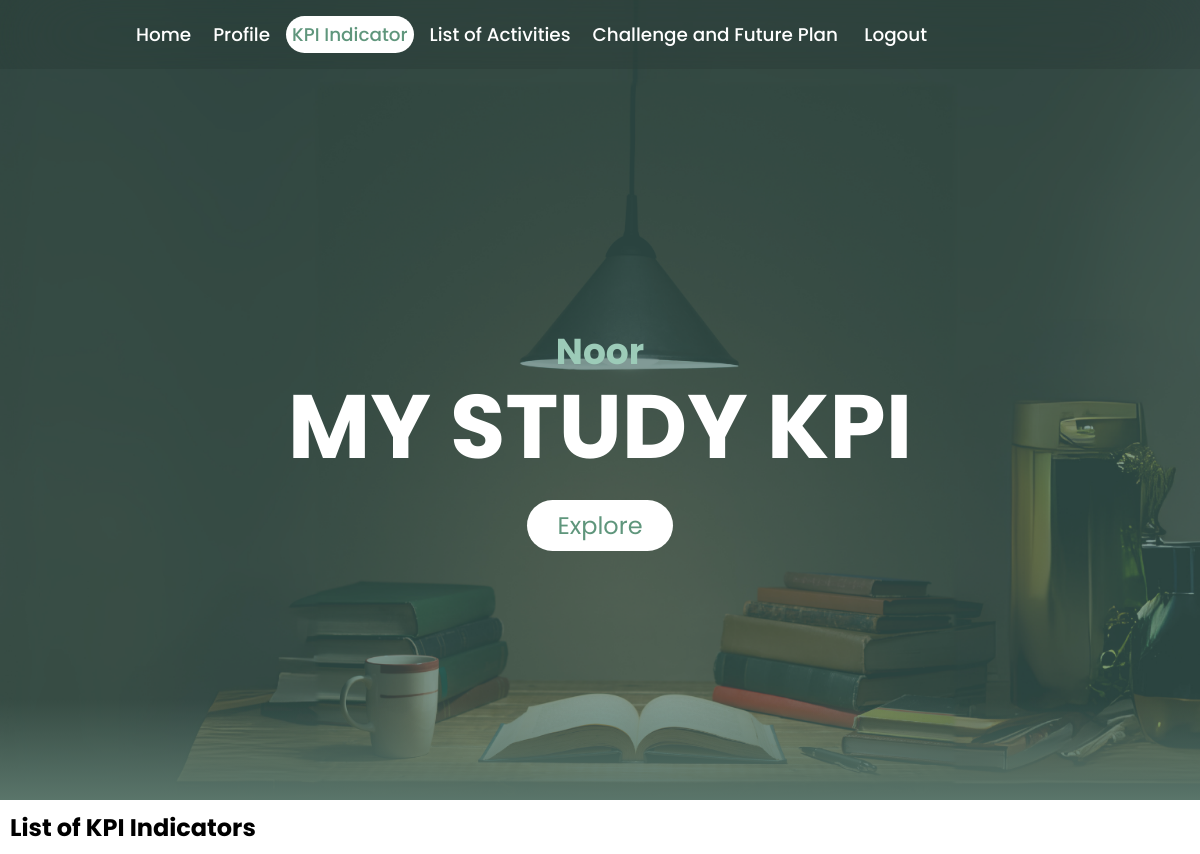
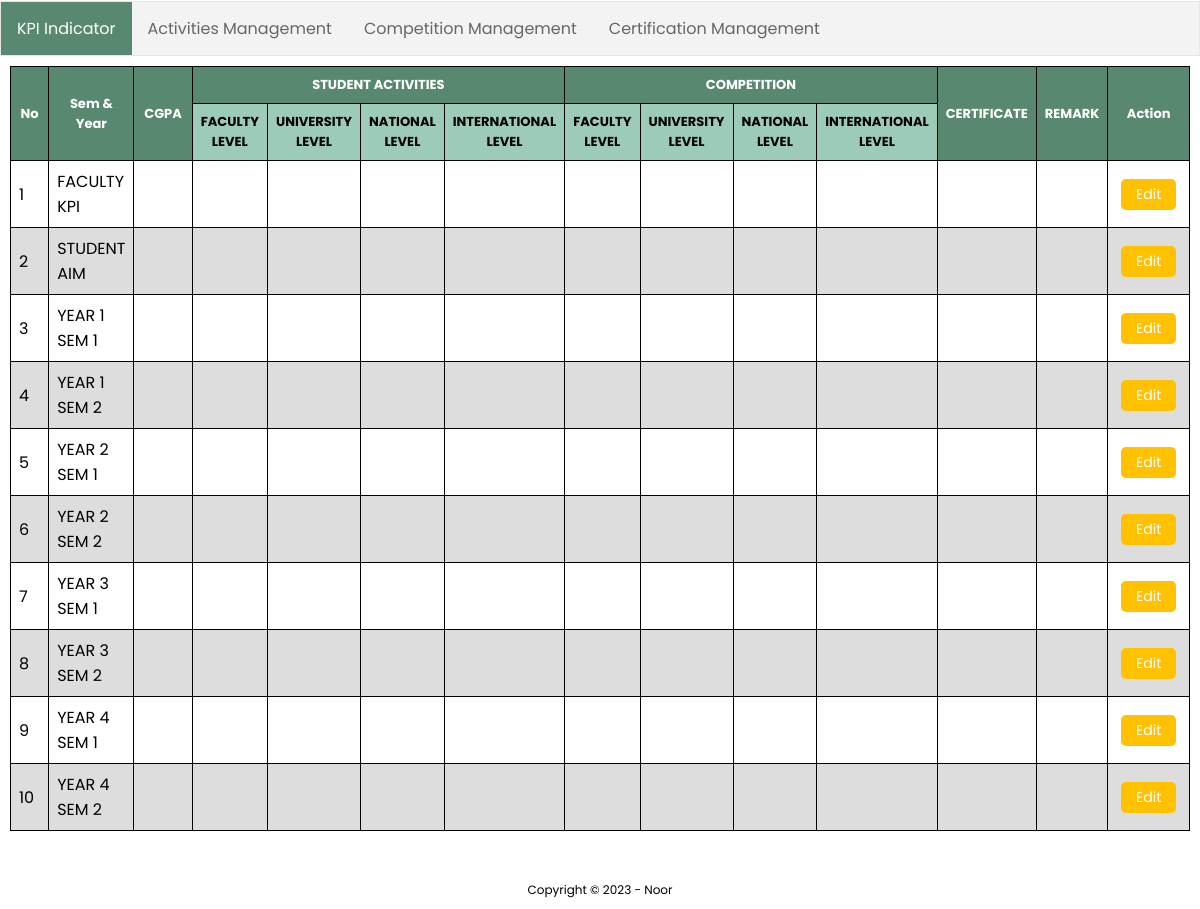
Screenshot of /my_kpi.php (signed in) with the database file from the repository (2 pictures, top to bottom).
### tables this page shows
CREATE TABLE `profile` (
  `id` int(4) NOT NULL,
  `userID` int(11) DEFAULT NULL,
  `username` varchar(255) DEFAULT NULL,
  `program` varchar(50) DEFAULT NULL,
  `mentor` varchar(255) DEFAULT NULL,
  `motto` text DEFAULT NULL,
  `img_path` varchar(20) DEFAULT 'photo.png'
);

CREATE TABLE `indicator` (
  `ind_id` int(11) NOT NULL,
  `userID` int(11) DEFAULT NULL,
  `semYear` varchar(20) DEFAULT NULL,
  `cgpa` decimal(3,2) DEFAULT NULL,
  `facultyAct` int(11) DEFAULT NULL,
  `uniAct` int(11) DEFAULT NULL,
  `nationalAct` int(11) DEFAULT NULL,
  `interAct` int(11) DEFAULT NULL,
  `facultyComp` int(11) DEFAULT NULL,
  `uniComp` int(11) DEFAULT NULL,
  `nationalComp` int(11) DEFAULT NULL,
  `interComp` int(11) DEFAULT NULL,
  `certificate` int(11) DEFAULT NULL,
  `remark` varchar(255) DEFAULT NULL,
  `activity_id` int(11) DEFAULT NULL,
  `competition_id` int(11) DEFAULT NULL,
  `certificate_id` int(11) DEFAULT NULL
);

### my_kpi.php (the view, shortened to what this page needs)
<?php
include("config.php");
?>
<!DOCTYPE html>
<html>
<head>
    <link rel="stylesheet" href="css/style.css">
    <link rel="stylesheet" href="https://cdnjs.cloudflare.com/ajax/libs/font-awesome/4.7.0/css/font-awesome.min.css">
</head>
<body>
    <section class="sec-1">
        <div class="header">
            <div class="menu">
                <?php
                    if(isset($_SESSION["UID"])){
                        include 'logged_menu.php';
                    }
                    else {
                        header("location:index.php");
                    }
                ?>
            </div>
            <?php
                $sql = "SELECT profile.username
                FROM profile
                WHERE profile.userID = ?";
                $stmt = mysqli_prepare($conn, $sql);
                mysqli_stmt_bind_param($stmt, "s", $_SESSION["UID"]);
                mysqli_stmt_execute($stmt);
                $result = mysqli_stmt_get_result($stmt);
                if (mysqli_num_rows($result) > 0) {
                    $row = mysqli_fetch_assoc($result);
                    $username = $row["username"];
                    echo '<h3 id="myName">' . $username . '</h3>';
                }
            ?>
            <h1 id="title">MY STUDY KPI</h1>
            <br>
            <br>
            <a href="#sec-2" class="scrollDown" id="exploreBtn">
                 Explore
            </a>
        </div>
    </section>
    <section class="sec-2" id="sec-2">
        <h2 style="padding: 10px;">List of KPI Indicators</h2>
        <?php
            include 'kpi_menu.php';
        ?>
        <div style="padding: 10px;" id="kpi">
            <div class="table-container">
                <table border="1" width="100%" class="kpi" id="projectable" style="overflow-x: auto;">
                    <tr>
                        <th rowspan="2" width="5%">No</th>
                        <th rowspan="2" width="7%">Sem & Year</th>
                        <th rowspan="2" width="7%">CGPA</th>
                        <th colspan="4">STUDENT ACTIVITIES</th>
                        <th colspan="4">COMPETITION</th>
                        <th rowspan="2" width="7%">CERTIFICATE</th>
                        <th rowspan="2">REMARK</th>
                        <th rowspan="2" width="10%">Action</th>
                    </tr>
                    <tr id="subrow">
                        <th width="5%">FACULTY LEVEL</th>
                        <th width="5%">UNIVERSITY LEVEL</th>
                        <th width="5%">NATIONAL LEVEL</th>
                        <th width="5%">INTERNATIONAL LEVEL</th>
                        <th width="5%">FACULTY LEVEL</th>
                        <th width="5%">UNIVERSITY LEVEL</th>
                        <th width="5%">NATIONAL LEVEL</th>
                        <th width="5%">INTERNATIONAL LEVEL</th>
                    </tr>
                    <?php
                    $sql = "SELECT * FROM indicator WHERE userID=" . $_SESSION["UID"];
                    $result = mysqli_query($conn, $sql);
                    if (mysqli_num_rows($result) > 0) {
                        $numrow = 1;
                        while ($row = mysqli_fetch_assoc($result)) {
                            echo "<tr>";
                            echo "<td>" . $numrow . "</td><td>" . $row["semYear"] . "</td><td>" . $row["cgpa"] .
                                "</td><td>" . $row["facultyAct"] . "</td><td>" . $row["uniAct"] . "</td><td>" . $row["nationalAct"] .
                                "</td><td>" . $row["interAct"] . "</td><td>" . $row["facultyComp"] . "</td><td>" . $row["uniComp"] .
                                "</td><td>" . $row["nationalComp"] . "</td><td>" . $row["interComp"] . "</td><td>" . $row["certificate"] .
                                "</td><td>" . $row["remark"] . "</td>";
                            echo '<td style="vertical-align: middle; text-align: center;"> <a class="editBtn" style=" padding: 5px 15px;" href="my_kpi_edit.php?id=' . $row["ind_id"] . '">Edit</a>';
                            echo "</tr>" . "\n\t\t";
                            $numrow++;
                        }
                    } else {
                        echo '<tr><td colspan="16">0 results</td></tr>';
                    }
                    ?>
                </table>
            </div>
        </div>
    </section>
<footer>
    <p>Copyright &#169; 2023 - Noor</p>
</footer>
</body>
</html>

### css/style.css (style rules this page uses)
* { margin: 0; padding: 0; box-sizing: border-box; font-family: "Poppins", sans-serif; scroll-behavior: smooth; }
p { margin: 10px; }
.sec-1 { position: relative; width: 100%; height: 100vh; padding: 100px; display: flex; justify-content: center; align-items: center; overflow: hidden; background-image: url('../img/banner.png'); background-size: cover; background-position: center; color: #fff; text-align: center; }
.sec-1::before { content: ''; position: absolute; bottom: 0; width: 100%; height: 100px; background: linear-gradient(to top, #5a756a, transparent); z-index: 100; }
#title { position: absolute; top: 45%; left: 50%; transform: translate(-50%, 0%); color: #fff; white-space: nowrap; font-size: 7.5vw; z-index: 9; }
#myName { position: absolute; top: 35%; left: 50%; transform: translate(-50%, 80%); color: #9CCBB8; white-space: nowrap; font-size: 3vw; z-index: 9; }
#exploreBtn { text-decoration: none; display: inline-block; padding: 8px 30px; border-radius: 40px; background: #fff; color: #5F967C; font-size: 1.5em; z-index: 10; transform: translateY(100px); cursor: pointer; }
.scrollDown::before, .scrollDown::after { content: ''; position: absolute; top: 20%; left: 50%; height: 10px; width: 10px; transform: translate(-50%,-50%) ; }
.scrollDown::after { top: 30%; }
footer { margin-top: 40px; text-align: center; font-size: 12px; }
h1 { font-size: 65px; }
td { height: 40px; font-size: 16px; }
table.kpi { width: 100%; font-size: 11px; border: 1px solid black; border-collapse: collapse; flex: 0 0 auto; }
#projectable { border-collapse: collapse; width: 100%; padding-left: 30px; }
#projectable td, #projectable th { border: 1px solid black; padding: 8px; }
#projectable th { text-align: center; }
#projectable tr:nth-child(even) { background-color: #ddd; }
#projectable th { text-align: center; background-color: #588970; color: white; font-size: 13px; }
#projectable td { color: black; }
td a { text-decoration: none; padding: 5px 10px; border-radius: 5px; color: white; text-decoration: none; font-size: 14px; }
a.editBtn { background-color: #ffc100; display: inline-block; margin: 2px 2px; }
#subrow th { background-color: #9CCBB8; color: black; }
.table-container { position: relative; }
@media (max-width: 1223px) { div#kpi { overflow-x: auto; flex: none; width: 100%; } }

### rows the page displays
profile: username "Noor"
indicator: semYear "FACULTY KPI"
indicator: semYear "STUDENT AIM"
indicator: semYear "YEAR 1 SEM 1"
indicator: semYear "YEAR 1 SEM 2"
indicator: semYear "YEAR 2 SEM 1"
indicator: semYear "YEAR 2 SEM 2"
indicator: semYear "YEAR 3 SEM 1"
indicator: semYear "YEAR 3 SEM 2"
indicator: semYear "YEAR 4 SEM 1"
indicator: semYear "YEAR 4 SEM 2"
